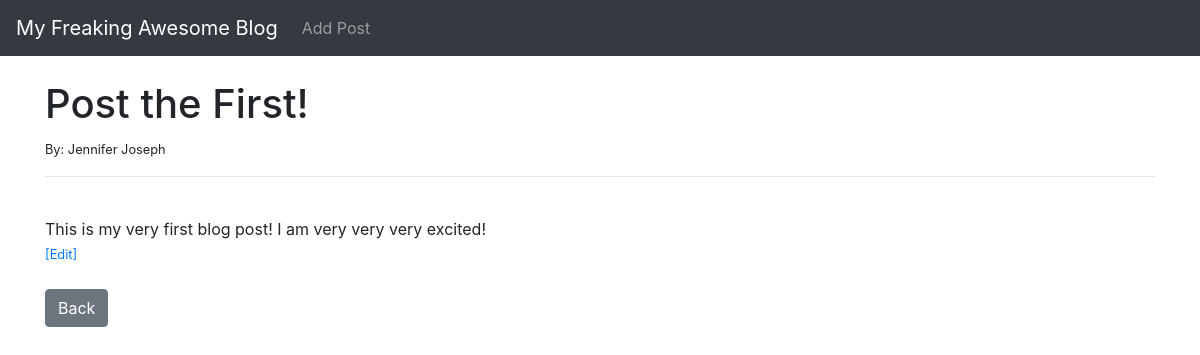
The page /article/1 on the database as committed earlier.
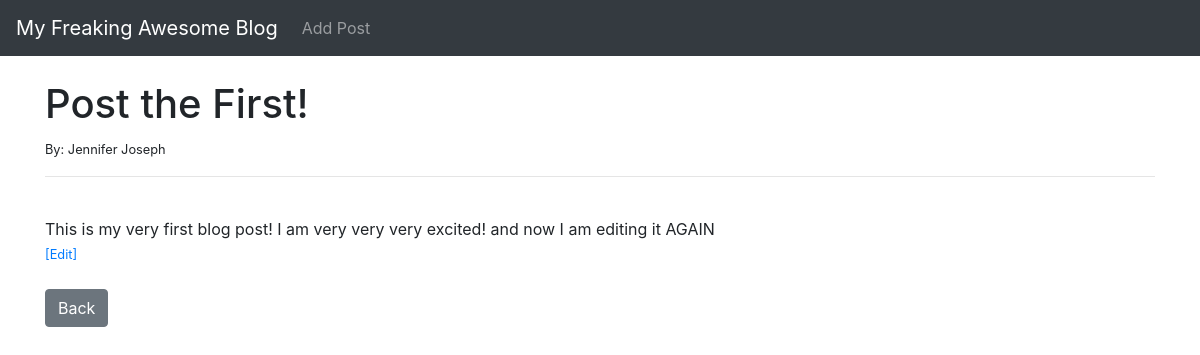
The same page on the database as committed later.
### tutorialblog/models.py (models this page shows, shortened)
class Post(models.Model):
    title = models.CharField(max_length = 255)
    title_tag = models.CharField(max_length = 255)#, default = "My Freaking Awesome Blog")
    author = models.ForeignKey(User, on_delete = models.CASCADE) # deletes blog post from a user that has been deleted
    body = models.TextField()

### tutorialblog/views.py (the view)
# urls.py: path('article/<int:pk>', ArticleDetailView.as_view(), name = "article-detail"),   # BIG NOTE: each blog post has its own primary key, makes every post unique
class ArticleDetailView(DetailView):
    model = Post
    template_name = 'article_details.html'

### tutorialblog/templates/article_details.html (shortened to what this page needs)
{% extends 'base.html' %}
{% block content %}
<h1>{{post.title}}</h1>
<small> By: {{post.author.first_name}} {{post.author.last_name}} </small>
<hr>
<br>
{{post.body}}
<br>
<a href = "{% url 'update-post' post.pk %}"><small>[Edit]</small></a>
<br><br>
<a href= "{% url 'home' %}" class = "btn btn-secondary">Back</a>
{% endblock %}

Rows that differ between the two databases and show on the page:
changed Post "Post the First!": body "This is my very first blog post! I am very very very excited!" → "This is my very first blog post! I am very very very excited! and now I am editing it AGAIN"
